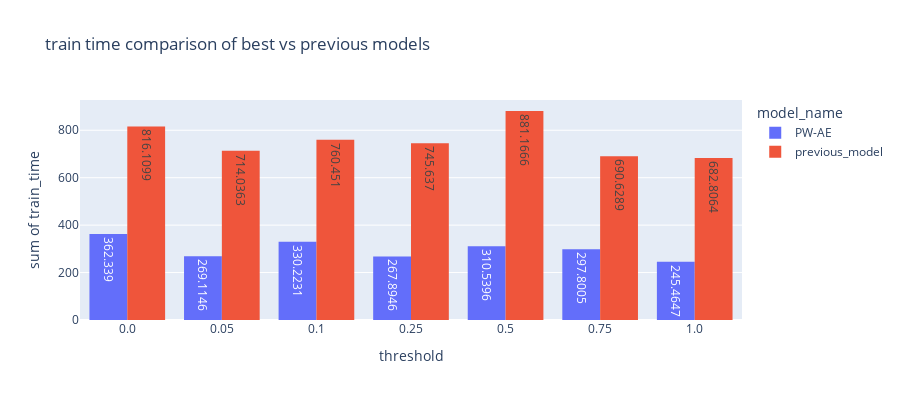

Notebook code for this chart:
### Code cell
# Accuracy comparison of top 2 models
fig = px.histogram(weighted_result_df_top, x="threshold", y="train_time",
             color='model_name', barmode='group', text_auto=True,
             height=400, title='train time comparison of best vs previous models')
# fig.update_yaxes(range=[13, 15])
fig.show()

### Figure 1 — Plotly figure (JSON) as saved in the notebook; plotly's stock layout.template omitted (floating-point values rounded to 4 significant figures)
{"data": [{"alignmentgroup": "True", "bingroup": "x", "histfunc": "sum", "hovertemplate": "model_name=PW-AE<br>threshold=%{x}<br>sum of train_time=%{y}<extra></extra>", "legendgroup": "PW-AE", "marker": {"color": "#636efa", "pattern": {"shape": ""}}, "name": "PW-AE", "offsetgroup": "PW-AE", "orientation": "v", "showlegend": true, "texttemplate": "%{value}", "type": "histogram", "x": ["0.0", "0.05", "0.1", "0.25", "0.5", "0.75", "1.0"], "xaxis": "x", "y": [362.3, 269.1, 330.2, 267.9, 310.5, 297.8, 245.5], "yaxis": "y"}, {"alignmentgroup": "True", "bingroup": "x", "histfunc": "sum", "hovertemplate": "model_name=previous_model<br>threshold=%{x}<br>sum of train_time=%{y}<extra></extra>", "legendgroup": "previous_model", "marker": {"color": "#EF553B", "pattern": {"shape": ""}}, "name": "previous_model", "offsetgroup": "previous_model", "orientation": "v", "showlegend": true, "texttemplate": "%{value}", "type": "histogram", "x": ["0.0", "0.05", "0.1", "0.25", "0.5", "0.75", "1.0"], "xaxis": "x", "y": [816.1, 714.0, 760.5, 745.6, 881.2, 690.6, 682.8], "yaxis": "y"}], "layout": {"barmode": "group", "height": 400, "legend": {"title": {"text": "model_name"}, "tracegroupgap": 0}, "title": {"text": "train time comparison of best vs previous models"}, "xaxis": {"anchor": "y", "domain": [0, 1], "title": {"text": "threshold"}}, "yaxis": {"anchor": "x", "domain": [0, 1], "title": {"text": "sum of train_time"}}}}
